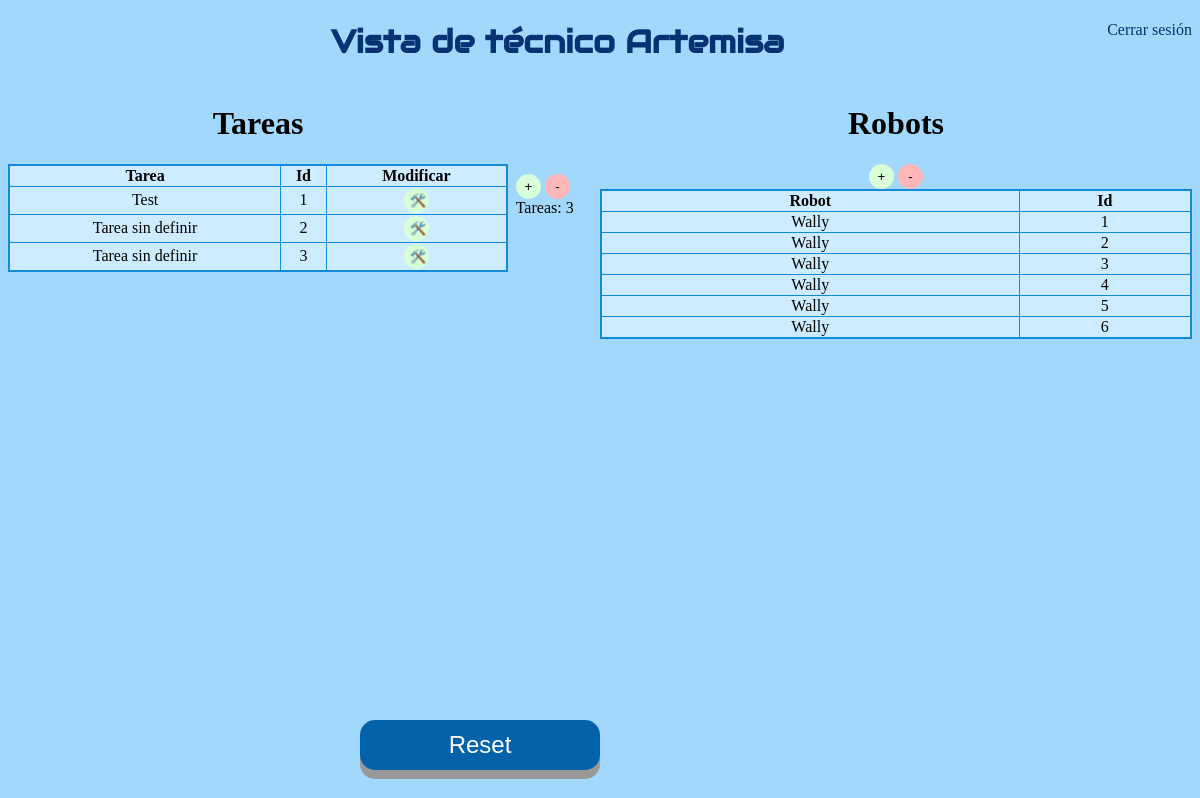
The app's page /Interfaz_tecnico.html, older data.
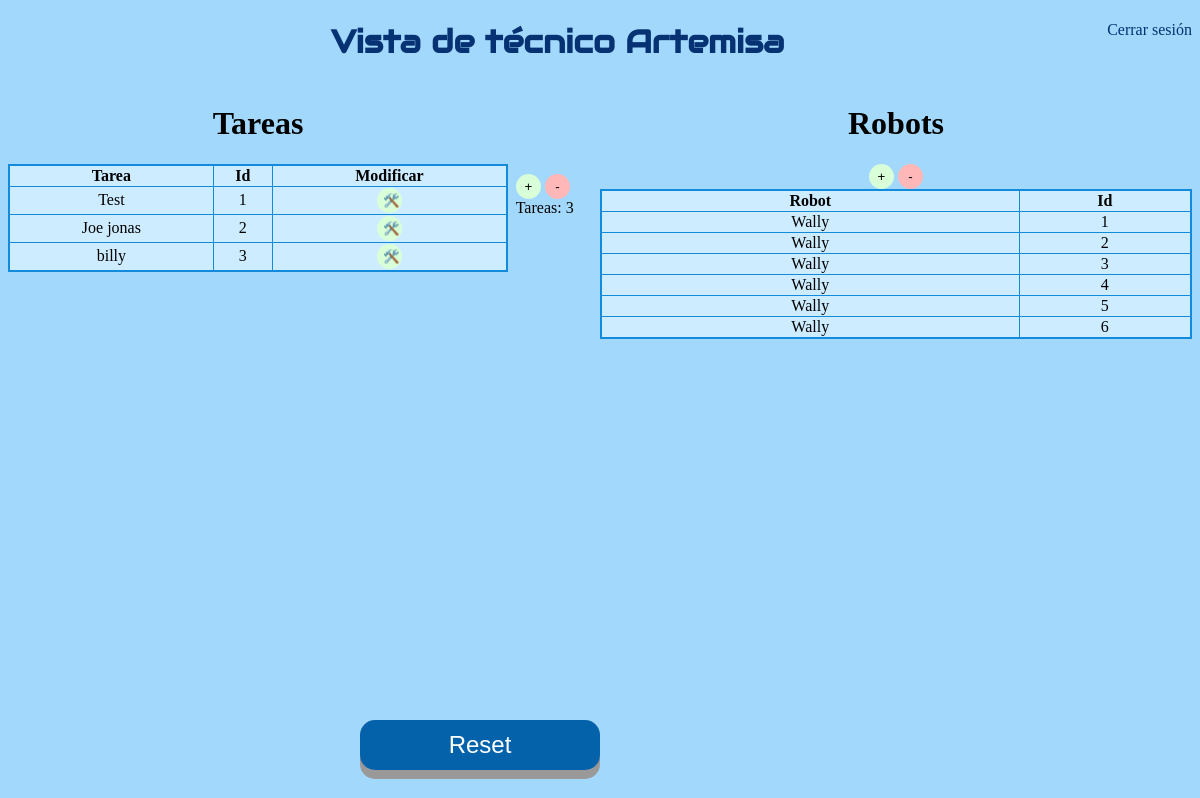
The same page, newer data.
### app.py (models this page shows)
class Todo(db.Model):
    id = db.Column(db.Integer, primary_key=True)
    content = db.Column(db.String(200), nullable=False)
    completed = db.Column(db.Integer, default=0)
    priority = db.Column(db.Integer, default=0)         # Nueva tabla
    descripcion = db.Column(db.String(200))             # Descripcion
    atributos = db.Column(db.String(800))               # Atributos

### app.py (the view)
@app.route('/Interfaz_tecnico.html', methods=['POST','GET'])     # Redireccion a Tecnico
def tecnico():
    tasks = Todo.query.order_by(Todo.id).all() # Este método nos devuelve todos los elementos de la tabla de la base de datos
    rob = Robo.query.order_by(Robo.id).all()
    return render_template('Interfaz_tecnico.html', tasks=tasks, rob=rob) # Presentar las tareas

### templates/Interfaz_tecnico.html (shortened to what this page needs)
{% extends 'base.html' %}
{% block head %}
</head>
{% endblock %}
{% block body %}
<a style="float:right" href="index.html">Cerrar sesión</a>
<center>
  <h1 class="principal"> Vista de técnico Artemisa</h1>
</center>
<div class="inline-div-izquierda">
  <h1 class="Copper">Tareas</h1>
  <center>
    <table>
      <tr>
          <th> Tarea</th>
          <th> Id </th>
          <th> Modificar </th>
      </tr>
      {% for task in tasks %}
        {% if task.id!=0 %}
          <tr>
            <td> {{ task.content }}</td>
            <td> {{ task.id }} </td>
            <td> <button type="button" class="button3" onClick="window.location.href='/update/{{ task.id }}';">🛠️</button> </td>
          </tr>
        {% endif %}
      {% endfor %}
      </table>
  </center>
</div>
<div class="inline-div-izquierda2">
  <br> <br> <br> <br> <br>
  <button type="button" class="button3" onClick="window.location.href='/new_update/{{ tasks[-1].id }}';">+</button>
  <button type="button" class="button4" onClick="window.location.href='/delete';">-</button>
 <br> &nbsp;
  Tareas:
  <a id="clicks">{{ tasks[-1].id }}</a> <br>
</div>
<center>
  <div class="inline-div-derecha">
    <h1 class="Copper"> Robots</h1>
    <button type="button" class="button3" onClick="window.location.href='/nuevo_robot';">+</button>
    <button type="button" class="button4" onClick="window.location.href='/delete_robot';">-</button>
    <br>
    <table>
      <tr>
          <th> Robot</th>
          <th> Id </th>
      </tr>
      {% for robot in rob %}
          <tr>
            <td> {{ robot.nombre }}</td>
            <td> {{ robot.id }} </td>
          </tr>
      {% endfor %}
      </table>
  </div>
  <br>
  <br>
</center>
<br> <br> <br> <br> <br> <br> <br> <br> <br> <br> <br> <br> <br> <br> <br> <br> <br> <br> <br> <br> <br>
<center>
  <button id="boton2" class="button2" onclick="window.location.href='/reset';">Reset</button>
</center>
  {% endblock %}

Row changes from the older to the newer data that the page shows:
changed Todo id 2: content "Tarea sin definir" → "Joe jonas"
changed Todo id 3: content "Tarea sin definir" → "billy"
